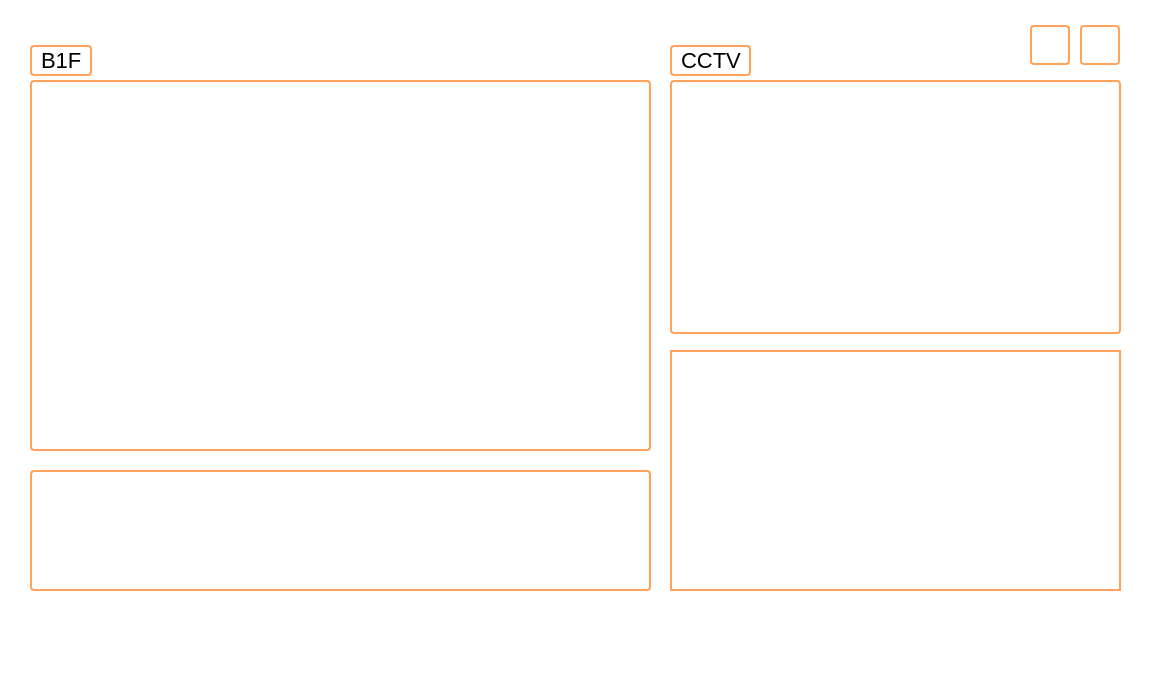
<?xml version="1.0" encoding="UTF-8"?>
<ui version="4.0">
 <class>Page2nd</class>
 <widget class="QWidget" name="Page2nd">
  <property name="geometry">
   <rect>
    <x>0</x>
    <y>0</y>
    <width>1150</width>
    <height>680</height>
   </rect>
  </property>
  <property name="windowTitle">
   <string>Form</string>
  </property>
  <property name="styleSheet">
   <string notr="true">QWidget {
    background-color: white;
 }</string>
  </property>
  <widget class="QPushButton" name="exit_button">
   <property name="geometry">
    <rect>
     <x>1080</x>
     <y>25</y>
     <width>40</width>
     <height>40</height>
    </rect>
   </property>
   <property name="styleSheet">
    <string notr="true">QPushButton {
    border: 2px solid #FFA25C;
    background-color: white;
    padding: 4px;
    border-radius: 4px;
    outline: none; 
 }</string>
   </property>
   <property name="text">
    <string/>
   </property>
   <property name="icon">
    <iconset theme="QIcon::ThemeIcon::SystemShutdown"/>
   </property>
  </widget>
  <widget class="QLabel" name="label_cctv">
   <property name="geometry">
    <rect>
     <x>670</x>
     <y>80</y>
     <width>451</width>
     <height>254</height>
    </rect>
   </property>
   <property name="styleSheet">
    <string notr="true">border: 2px solid #FFA25C;
border-radius: 4px;</string>
   </property>
   <property name="text">
    <string/>
   </property>
  </widget>
  <widget class="QTableView" name="floor_table_view">
   <property name="geometry">
    <rect>
     <x>30</x>
     <y>470</y>
     <width>621</width>
     <height>121</height>
    </rect>
   </property>
   <property name="styleSheet">
    <string notr="true">QTableView {
	border: 2px solid #FFA25C;
	border-radius: 4px;
    selection-background-color: #FFDDAC;   /* 연한 주황색 선택 배경 */
    selection-color: black;               /* 선택 시 글자색 */
    alternate-background-color: #FFF3E0;  /* 홀짝 줄 배경: 연한 살구색 */
    background-color: white;
    gridline-color: #FFBB70;              /* 그리드 라인도 주황 계열 */
}

QHeaderView::section {
    background-color: #FFD08A;            /* 헤더 배경: 주황 계열 */
    padding: 4px;
    font-weight: bold;
    border: 1px solid #FFBB70;            /* 헤더 테두리 주황 */
}
</string>
   </property>
  </widget>
  <widget class="QGraphicsView" name="mini_map_view">
   <property name="geometry">
    <rect>
     <x>30</x>
     <y>80</y>
     <width>621</width>
     <height>371</height>
    </rect>
   </property>
   <property name="sizePolicy">
    <sizepolicy hsizetype="Fixed" vsizetype="Fixed">
     <horstretch>0</horstretch>
     <verstretch>0</verstretch>
    </sizepolicy>
   </property>
   <property name="minimumSize">
    <size>
     <width>0</width>
     <height>0</height>
    </size>
   </property>
   <property name="styleSheet">
    <string notr="true">border: 2px solid #FFA25C;
border-radius: 4px;</string>
   </property>
  </widget>
  <widget class="QPushButton" name="logout_button">
   <property name="geometry">
    <rect>
     <x>1030</x>
     <y>25</y>
     <width>40</width>
     <height>40</height>
    </rect>
   </property>
   <property name="styleSheet">
    <string notr="true">QPushButton {
    border: 2px solid #FFA25C;
    background-color: white;
    padding: 4px;
    border-radius: 4px;
    outline: none; 
 }</string>
   </property>
   <property name="text">
    <string/>
   </property>
   <property name="icon">
    <iconset theme="QIcon::ThemeIcon::SystemLogOut"/>
   </property>
  </widget>
  <widget class="QLabel" name="label_floor">
   <property name="geometry">
    <rect>
     <x>30</x>
     <y>45</y>
     <width>62</width>
     <height>31</height>
    </rect>
   </property>
   <property name="styleSheet">
    <string notr="true">QLabel {
    color: black;
    border: 2px solid #FFA25C;
    background-color: white;
    padding: 4px;
    border-radius: 4px;
    font-size: 22px;
}
</string>
   </property>
   <property name="text">
    <string>B1F</string>
   </property>
  </widget>
  <widget class="QLabel" name="label_cctv_2">
   <property name="geometry">
    <rect>
     <x>670</x>
     <y>45</y>
     <width>81</width>
     <height>31</height>
    </rect>
   </property>
   <property name="styleSheet">
    <string notr="true">QLabel {
    color: black;
    border: 2px solid #FFA25C;
    background-color: white;
    padding: 4px;
    border-radius: 4px;
    font-size: 22px;
}
</string>
   </property>
   <property name="text">
    <string>CCTV</string>
   </property>
  </widget>
  <widget class="QListWidget" name="logList">
   <property name="geometry">
    <rect>
     <x>670</x>
     <y>350</y>
     <width>451</width>
     <height>241</height>
    </rect>
   </property>
   <property name="styleSheet">
    <string notr="true">border: 2px solid #FFA25C;</string>
   </property>
  </widget>
  <zorder>exit_button</zorder>
  <zorder>label_cctv</zorder>
  <zorder>floor_table_view</zorder>
  <zorder>logout_button</zorder>
  <zorder>mini_map_view</zorder>
  <zorder>label_floor</zorder>
  <zorder>label_cctv_2</zorder>
  <zorder>logList</zorder>
 </widget>
 <resources/>
 <connections/>
</ui>
